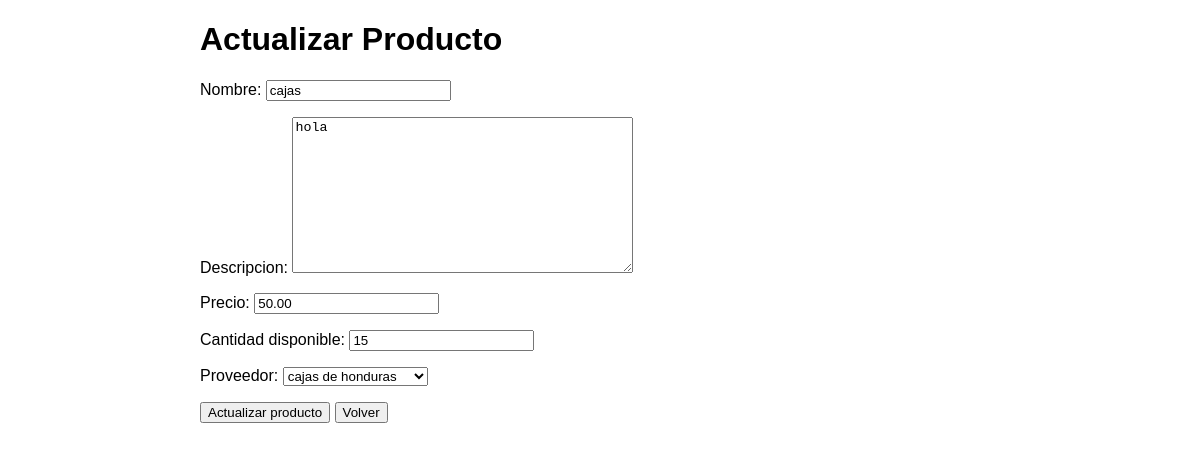
Page /detalle_producto/1/actualizar/ on the earlier database version.
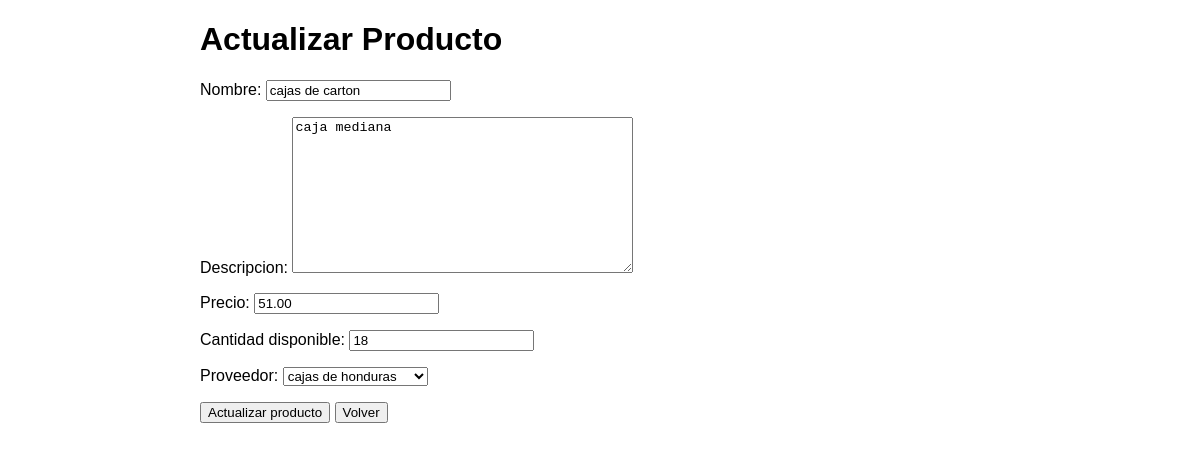
Same page on the later database version.
### inventario_app/models.py (models this page shows, shortened)
class Producto(models.Model):
    nombre = models.CharField(max_length=100)
    descripcion = models.TextField()
    precio = models.DecimalField(max_digits=10, decimal_places=2)
    cantidad_disponible = models.PositiveIntegerField(default=0)
    proveedor = models.ForeignKey(Proveedor, on_delete=models.CASCADE, null=True)

class Proveedor(models.Model):
    nombre = models.CharField(max_length=100)
    direccion = models.TextField()
    telefono = models.CharField(max_length=15)
    def __str__(self):
        return self.nombre

### inventario_app/views.py (the view)
# urls.py: path('detalle_producto/<int:pk>/actualizar/', actualizar_producto, name='actualizar_producto'),
def actualizar_producto(request, pk):
    producto = get_object_or_404(Producto, pk=pk)
    if request.method == 'POST':
        form = ProductoForm(request.POST, instance=producto)
        if form.is_valid():
            form.save()
            return redirect('detalle_producto', pk=pk)
    else:
        form = ProductoForm(instance=producto)
    return render(request, 'actualizar_producto.html', {'form': form})

### inventario_app/forms.py
class ProductoForm(forms.ModelForm):
    class Meta:
        model = Producto
        fields = '__all__'  # Todos los campos del modelo Producto

### inventario_app/templates/actualizar_producto.html (shortened to what this page needs)
{% load static %}
<!DOCTYPE html>
<html lang="es">
<head>
</head>
<body>
    <div class="container">
        <h1>Actualizar Producto</h1>
        <form method="post">
            {{ form.as_p }}
            <button type="submit">Actualizar producto</button>
            <button href="{% url 'lista_productos' %}">Volver</button>
        </form>
    </div>
</body>
</html>

Differences in the rows shown:
changed Producto "cajas de honduras": nombre "cajas" → "cajas de carton"; descripcion "hola" → "caja mediana"; precio "50.00" → "51.00"; cantidad_disponible "15" → "18"
